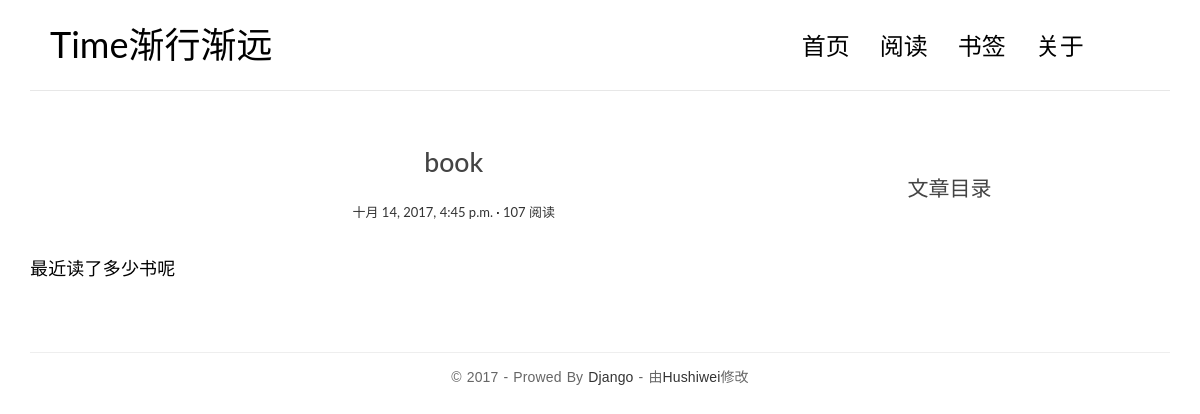
/book/, run on the app's committed database.
### blog/models.py (models this page shows, shortened)
class Note(models.Model):
    name=models.CharField(max_length=70)
    content=models.TextField()
    views=models.PositiveIntegerField(default=0)
    created_time=models.DateTimeField(auto_now_add=True)
    def increase_views(self):
        self.views+=1
        self.save(update_fields=['views'])

### blog/views.py (the view)
# urls.py: url(r'^book/$',views.book,name='book'),
def book(request):
    book=Note.objects.get(name='book')
    book.increase_views()
    md = markdown.Markdown(extensions=[
        'markdown.extensions.extra',
        'markdown.extensions.codehilite',
        'markdown.extensions.toc',
    ])
    book.content=md.convert(book.content)
    book.toc=md.toc
    return render(request,'blog/article.html',context={
        'content':book,
    })

### templates/blog/article.html (shortened to what this page needs)
{% extends 'basic.html' %}
{% block main %}
    <article >
        <header class="entry-header">
            <h1 class="entry-title">{{ content.name }}</h1>
            <div class="entry-meta">
                <span class="post-date"><a href="#"><time class="entry-date"
                                                          datetime="{{ content.created_time }}">{{ content.created_time }}</time></a></span>
                <span class="views-count"><a href="#">{{ content.views }} 阅读</a></span>
            </div>
        </header>
        <div class="entry-content clearfix">
            {{ content.content|safe }}
        </div>
    </article>
{% endblock main %}
{% block toc %}
    <div class="widget widget-content">
        <h3 class="widget-title">文章目录</h3>
    </div>
{% endblock toc %}

### blog/static/blog/css/custom.css (style rules this page uses)
* { outline: none; }
h1, h2, h3, h4, h5, h6 { margin-top: 0; }
a { color: #333; }
body { color: #444; font-family: 'Lato', sans-serif; }
p { font-family: 'Ubuntu', sans-serif; font-weight: 400; word-spacing: 1px; letter-spacing: 0.01em; }
.entry-title { text-align: center; font-size: 1.9em; margin-bottom: 20px; line-height: 1.6; padding: 10px 20px 0; }
.entry-meta { text-align: center; color: #DDDDDD; font-size: 13px; margin-bottom: 30px; }
.entry-content { font-size: 18px; line-height: 1.9; font-weight: 300; color: #000; }
.post-category::after, .post-tag::after, .post-date::after, .post-author::after, .comments-link::after { content: ' ·'; color: #000; }
.widget { background: #fff; padding: 30px 0 0; }
.widget-title { font-size: 1.5em; margin-bottom: 20px; line-height: 1.6; padding: 10px 0 0; font-weight: 400; }

### data on the page
Note: name "book", created_time "十月 14, 2017, 4:45 p.m.", views "107", content "最近读了多少书呢"
